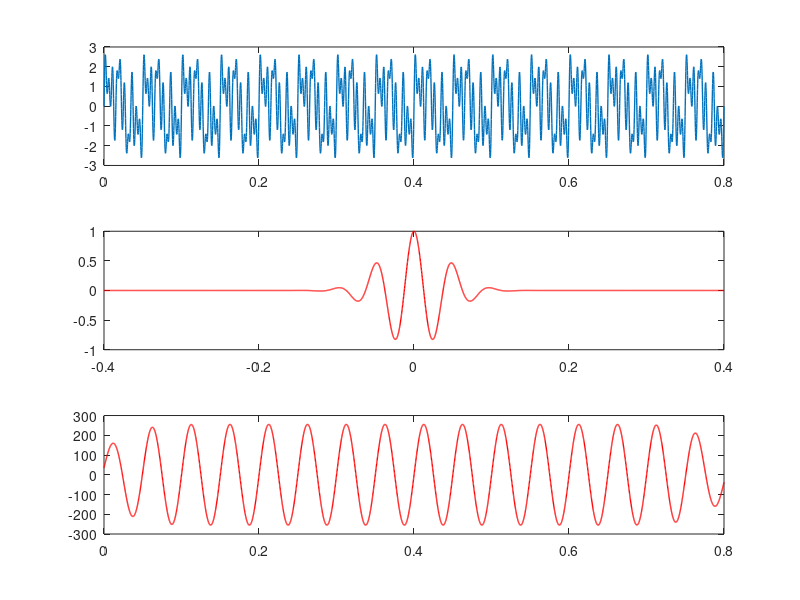

The MATLAB script that drew this image:
%% 频域低通滤波

Fs = 2048; dt=1.0/Fs; T =1; 
N=T/dt; t=[0:N-1]/N;
x =sin(2*pi*50*t)+sin(2*pi*300*t) + sin(2*pi*500*t);
subplot(3,1,1); plot(t,x);
axis([0, 0.1, -2,2]);
X=fft(x,N);
P =2*abs(X)/N;
f=linspace(0,Fs/2,N/2);
subplot(3,1,2); plot(f,P(1:N/2));
df=Fs/N;
Fh=150; kh=floor(Fh/df);
H=ones(1,N);
for k=kh:N-kh+1      %去掉相关频率
H(k)=0;
end
Y=X.*H;
y = ifft(Y);
subplot(4,1,4); plot(t,y);
axis([0,0.1,-2,2]);

%% 带通滤波器
Fs = 2048; dt=1.0/Fs; T=1; 
N=T/dt; t=[0:N-1]/N;
x =sin(2*pi*50*t)+sin(2*pi*300*t) + sin(2*pi*500*t);
subplot(3,1,1); plot(t,x);axis([0, 0.1, -2,2]);
X=fft(x,N); P =2*abs(X)/N;
f=linspace(0,Fs/2,N/2); subplot(3,1,2); 
plot(f,P(1:N/2)); df=Fs/N;
Fl=200; kl=floor(Fl/df);   %FL 为限制频率下限
Fh=400; kh=floor(Fh/df);   %Fh 为限制频率上限
H=ones(1,N);
for k=1:kl
H(k)=0;
end
for k=N-kl+1:N
H(k)=0;
end
for k=kh:N-kh+1    %去掉对称部分的频率
H(k)=0;
end
Y=X.*H; y = ifft(Y);
subplot(4,1,4); plot(t,y); 
axis([0, 0.1, -2,2]);


%% 时域FIR滤波器

Fs = 5120; dt=1.0/Fs; 
N=4096; T=dt*N; 
t0=linspace(0,T,N);
x=sin(2*pi*20*t0)+sin(2*pi*60*t0)+sin(2*pi*120*t0)+sin(2*pi*200*t0);
subplot(3,1,1);
plot(t0,x,'linewidth',1);
%Morlet Wavelet Filter
Fc=20;
t1=linspace(-T/2,T/2,N);
f0=5/(2*pi); nn=Fc/f0;
x1=cos(2*pi*nn*f0*t1);
x2=exp(-nn*nn*t1.*t1/2);
wt=x1.*x2;
subplot(3,1,2);
plot(t1,wt,'r','linewidth',1);
y = conv(x,wt);
N1=length(y);
y=y(N/2:N+N/2-1); 
subplot(3,1,3);
plot(t0,y,'r','linewidth',1);

